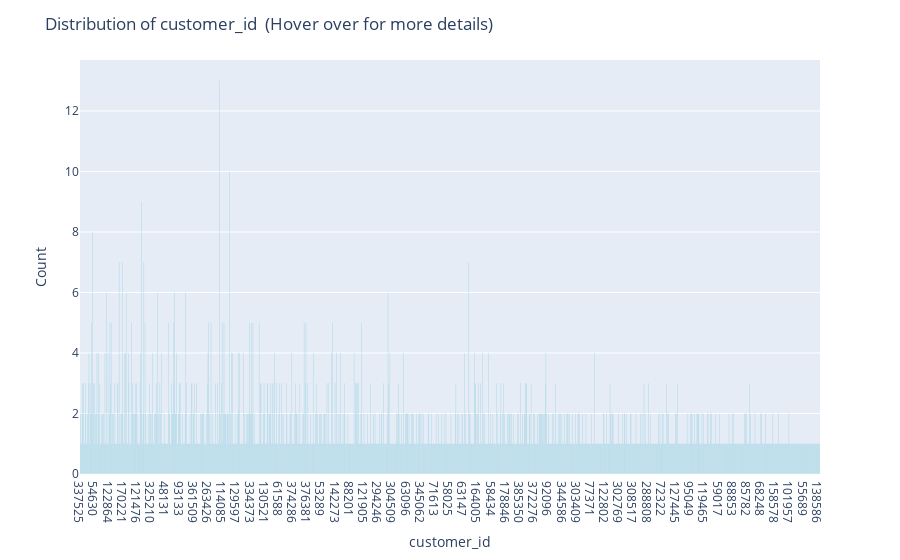

This figure's notebook cell:
### Markdown cell above
There are 1200 unique customers in the dataset

### Code cell
# to use the fucntion to plot the distribution of the customer id
plot_column_distribution(df, 'customer_id') # the function has already been created above

### Figure 1 — Plotly figure (JSON) as saved in the notebook; plotly's stock layout.template omitted (floating-point values rounded to 4 significant figures; data arrays with more than 128 entries replaced by an {"elided": "..."} marker saying what was removed)
{"data": [{"alignmentgroup": "True", "bingroup": "x", "hovertemplate": "customer_id=%{x}<br>count=%{y}<extra></extra>", "legendgroup": "", "marker": {"color": "lightblue", "pattern": {"shape": ""}}, "name": "", "offsetgroup": "", "orientation": "v", "showlegend": false, "type": "histogram", "x": {"elided": "1898 str values"}, "xaxis": "x", "yaxis": "y"}], "layout": {"barmode": "relative", "legend": {"tracegroupgap": 0}, "margin": {"t": 60}, "title": {"text": "Distribution of customer_id  (Hover over for more details)"}, "xaxis": {"anchor": "y", "domain": [0, 1], "title": {"text": "customer_id"}}, "yaxis": {"anchor": "x", "domain": [0, 1], "title": {"text": "Count"}}}}
